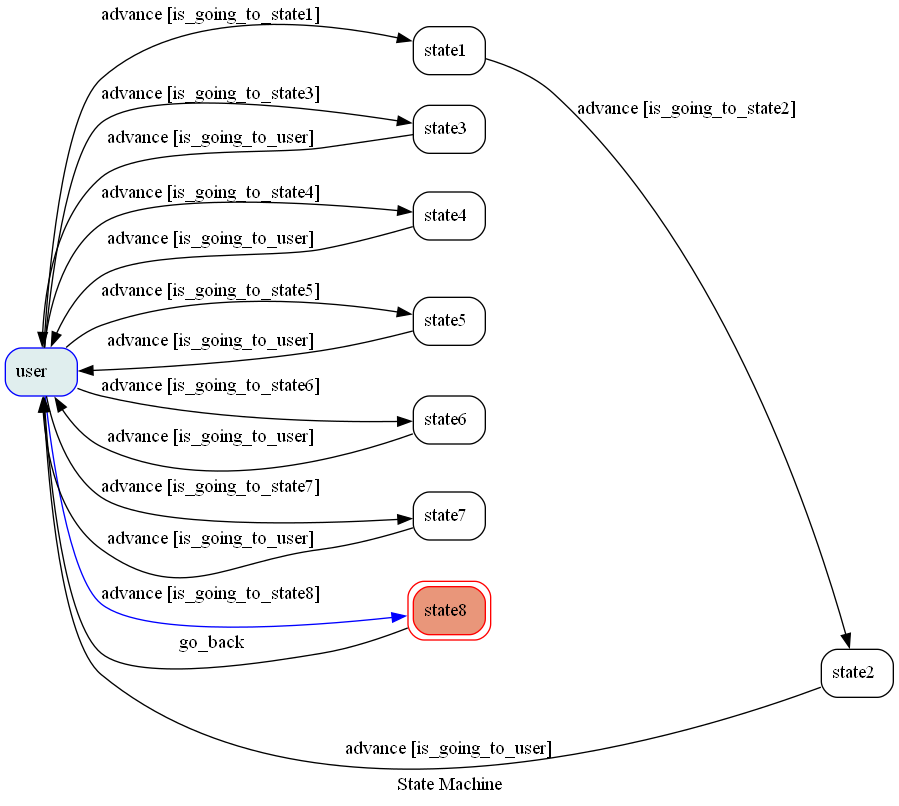

The Python source for this figure:
import os
import requests
import time
from transitions.extensions import GraphMachine
from PIL import Image

from utils import send_text_message, send_image_url, channel_access_token

#need change
class TocMachine(GraphMachine):
    def __init__(self, **machine_configs):
        self.machine = GraphMachine(model=self, **machine_configs)

    def is_going_to_user(self, event):
        text = event.message.text
        return text.lower() == "go to user"

    def is_going_to_state1(self, event):
        text = event.message.text
        return text.lower() == "go to state1"

    def is_going_to_state2(self, event):
        text = event.message.text
        return text.lower() == "go to state2"

    def is_going_to_state3(self, event):
        text = event.message.text
        return text.lower() == "go to state3"
    
    def is_going_to_state4(self, event):
        text = event.message.text
        return text.lower() == "go to state4"

    def is_going_to_state5(self, event):
        text = event.message.text
        return text.lower() == "go to state5"
    
    def is_going_to_state6(self, event):
        text = event.message.text
        return text.lower() == "go to state6"

    def is_going_to_state7(self, event):
        text = event.message.text
        return text.lower() == "go to state7"
    
    def is_going_to_state8(self, event):
        text = event.message.text
        return text.lower() == "fsm"

    def on_enter_user(self, event):
        print("I'm entering user")

        reply_token = event.reply_token
        send_text_message(reply_token, "Trigger user")

    def on_enter_state1(self, event):
        print("I'm entering state1")

        reply_token = event.reply_token
        send_text_message(reply_token, "Trigger state1")

    def on_enter_state2(self, event):
        print("I'm entering state2")

        reply_token = event.reply_token
        
        r = requests.get("http://localhost:4040/api/tunnels")
        tunnels = r.json()['tunnels']
        
        for tunnel in tunnels:
            if tunnel['proto'] == "http" or tunnel['proto'] == "https":
                send_image_url(reply_token, (str(tunnel['public_url']) +  "/get_image?value=FR9W2eDXoAAMv-j"))
                break
        #send_text_message(reply_token, "Trigger state2")

    def on_enter_state3(self, event):
        print("I'm entering state3")

        reply_token = event.reply_token
        send_text_message(reply_token, "Trigger state3")

    def on_enter_state4(self, event):
        print("I'm entering state4")

        reply_token = event.reply_token
        send_text_message(reply_token, "Trigger state4")

    def on_enter_state5(self, event):
        print("I'm entering state5")

        reply_token = event.reply_token
        send_text_message(reply_token, "Trigger state5")

    def on_enter_state6(self, event):
        print("I'm entering state6")

        reply_token = event.reply_token
        send_text_message(reply_token, "Trigger state6")

    def on_enter_state7(self, event):
        print("I'm entering state7")

        reply_token = event.reply_token
        send_text_message(reply_token, "Trigger state7")

    def on_enter_state8(self, event):
        print("I'm entering state8")

        reply_token = event.reply_token
        err_mes = ""
        try:
            err_mes = "draw fsm"
            requests.get("http://localhost:8000/show-fsm")

            err_mes = "open image"
            image = Image.open('fsm.png')
            file_name = str(int(time.time()))
            
            err_mes = "link to route"
            app_root = os.path.dirname(os.path.abspath(__file__))
            static_dir = os.path.join(app_root, 'image')
            err_mes = "save image"
            image.save(os.path.join(static_dir, file_name + '.png'))

            err_mes = "get current ip"
            r = requests.get("http://localhost:4040/api/tunnels")
            tunnels = r.json()['tunnels']
            
            err_mes = "get ip list"
            for tunnel in tunnels:
                if tunnel['proto'] == "http" or tunnel['proto'] == "https":
                    err_mes = "send message"
                    send_image_url(reply_token, (str(tunnel['public_url']) +  "/get_image?value=" + file_name))
                    break
        except:
            send_text_message(reply_token, "Error : " + err_mes)
        
        

        self.go_back()

    def on_exit_state8(self):
        print("Leaving state8")
